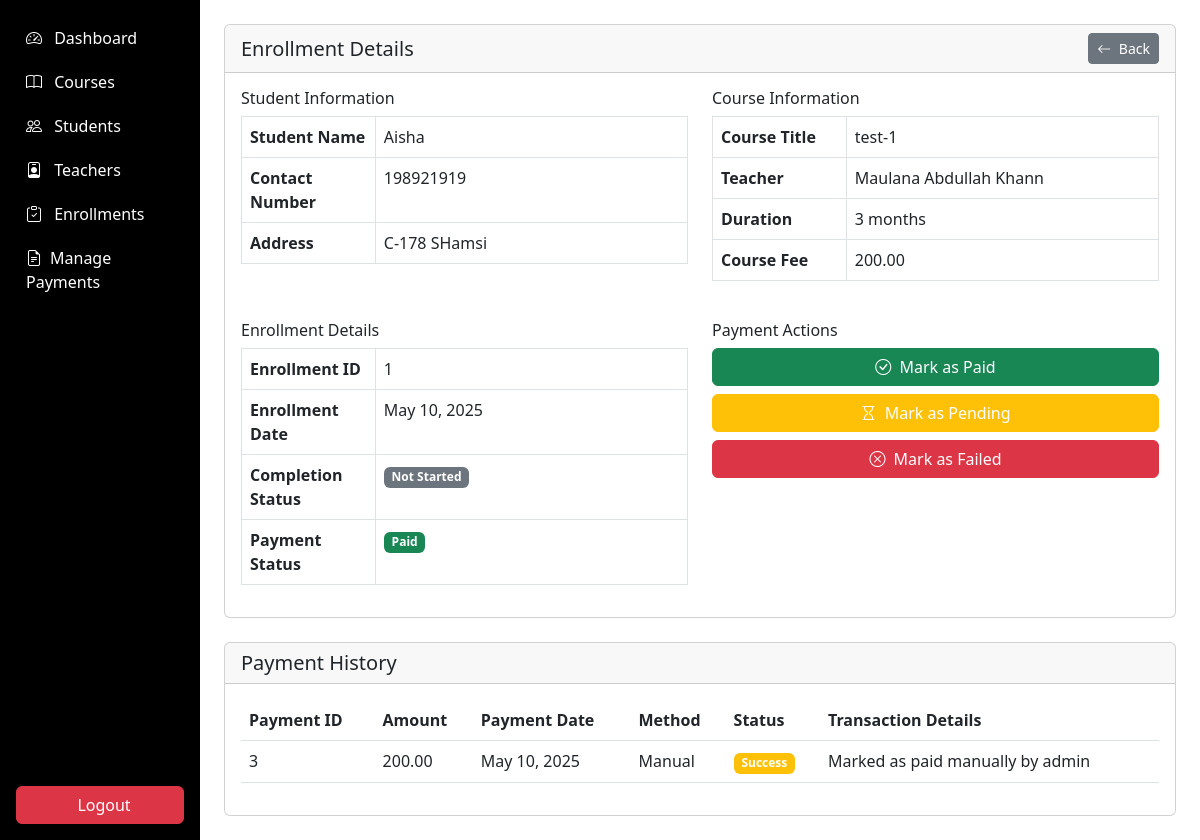
Screenshot of /admin/enrollments/view_enrollment.php?id=1 (signed in) with the database file from the repository.
### tables this page shows
CREATE TABLE `enrollments` (
  `enrollment_id` int(11) NOT NULL,
  `student_id` int(11) NOT NULL,
  `course_id` int(11) NOT NULL,
  `enrollment_date` timestamp NOT NULL DEFAULT current_timestamp(),
  `completion_status` enum('not_started','in_progress','completed') DEFAULT 'not_started',
  `payment_status` enum('pending','paid','failed') DEFAULT 'pending',
  `transaction_id` varchar(100) DEFAULT NULL
);

CREATE TABLE `students` (
  `student_id` int(11) NOT NULL,
  `user_id` int(11) NOT NULL,
  `full_name` varchar(100) NOT NULL,
  `address` text DEFAULT NULL,
  `contact_number` varchar(20) DEFAULT NULL,
  `parent_name` varchar(100) DEFAULT NULL,
  `parent_contact` varchar(20) DEFAULT NULL,
  `previous_education` text DEFAULT NULL,
  `profile_image` varchar(255) DEFAULT NULL
);

CREATE TABLE `courses` (
  `course_id` int(11) NOT NULL,
  `title` varchar(100) NOT NULL,
  `description` text DEFAULT NULL,
  `image_url` varchar(255) DEFAULT NULL,
  `teacher_id` int(11) DEFAULT NULL,
  `duration` varchar(50) DEFAULT NULL,
  `price` decimal(10,2) DEFAULT NULL,
  `is_featured` tinyint(1) DEFAULT 0,
  `created_at` timestamp NOT NULL DEFAULT current_timestamp(),
  `updated_at` timestamp NOT NULL DEFAULT current_timestamp() ON UPDATE current_timestamp(),
  `is_deleted` tinyint(1) DEFAULT 0,
  `status` enum('draft','ready','started','completed') DEFAULT 'draft'
);

CREATE TABLE `teachers` (
  `teacher_id` int(11) NOT NULL,
  `user_id` int(11) NOT NULL,
  `full_name` varchar(100) NOT NULL,
  `specialization` varchar(100) DEFAULT NULL,
  `bio` text DEFAULT NULL,
  `qualifications` text DEFAULT NULL,
  `contact_number` varchar(20) DEFAULT NULL,
  `profile_image` varchar(255) DEFAULT NULL
);

CREATE TABLE `payments` (
  `payment_id` int(11) NOT NULL,
  `enrollment_id` int(11) NOT NULL,
  `amount` decimal(10,2) NOT NULL,
  `payment_date` timestamp NOT NULL DEFAULT current_timestamp(),
  `payment_method` varchar(50) DEFAULT NULL,
  `status` enum('success','failed','pending') DEFAULT 'pending',
  `transaction_details` text DEFAULT NULL
);

### admin/enrollments/view_enrollment.php (the view, shortened to what this page needs)
<?php
require_once '../../includes/auth.php';
$enrollmentId = $_GET['id'];
$stmt = $db->prepare("
    SELECT e.*,
           s.full_name as student_name, s.contact_number as student_contact, s.address as student_address,
           c.title as course_title, c.price as course_price, c.duration as course_duration,
           t.full_name as teacher_name
    FROM enrollments e
    JOIN students s ON e.student_id = s.student_id
    JOIN courses c ON e.course_id = c.course_id
    LEFT JOIN teachers t ON c.teacher_id = t.teacher_id
    WHERE e.enrollment_id = ?
");
$stmt->execute([$enrollmentId]);
$enrollment = $stmt->fetch();
$stmt2 = $db->prepare("
    SELECT * FROM payments
    WHERE enrollment_id = ?
    ORDER BY payment_date DESC
");
$stmt2->execute([$enrollmentId]);
$payments = $stmt2->fetchAll();
?>
<!DOCTYPE html>
<html lang="en">
<head>
</head>
<body>
   <div class="container-fluid">
  <div class="row">
    <nav class="col-md-2 d-none d-md-block p-0 bg-dark sidebar" id="sidebar">
      <?php include '../includes/sidebar.php'; ?>
    </nav>
        <main class="col-md-10 ms-sm-auto p-4">
                <div class="card mb-4">
                    <div class="card-header d-flex justify-content-between align-items-center">
                        <h5 class="mb-0">Enrollment Details</h5>
                        <div>
                            <a href="manage_enrollments.php" class="btn btn-sm btn-secondary">
                                <i class="bi bi-arrow-left me-1"></i> Back
                            </a>
                        </div>
                    </div>
                    <div class="card-body">
                        <div class="row">
                            <div class="col-md-6">
                                <h6>Student Information</h6>
                                <table class="table table-bordered">
                                    <tr>
                                        <th width="30%">Student Name</th>
                                        <td><?= htmlspecialchars($enrollment['student_name']) ?></td>
                                    </tr>
                                    <tr>
                                        <th>Contact Number</th>
                                        <td><?= htmlspecialchars($enrollment['student_contact']) ?></td>
                                    </tr>
                                    <tr>
                                        <th>Address</th>
                                        <td><?= htmlspecialchars($enrollment['student_address']) ?></td>
                                    </tr>
                                </table>
                            </div>
                            <div class="col-md-6">
                                <h6>Course Information</h6>
                                <table class="table table-bordered">
                                    <tr>
                                        <th width="30%">Course Title</th>
                                        <td><?= htmlspecialchars($enrollment['course_title']) ?></td>
                                    </tr>
                                    <tr>
                                        <th>Teacher</th>
                                        <td><?= htmlspecialchars($enrollment['teacher_name'] ?? 'N/A') ?></td>
                                    </tr>
                                    <tr>
                                        <th>Duration</th>
                                        <td><?= htmlspecialchars($enrollment['course_duration']) ?></td>
                                    </tr>
                                    <tr>
                                        <th>Course Fee</th>
                                        <td><?= number_format($enrollment['course_price'], 2) ?></td>
                                    </tr>
                                </table>
                            </div>
                        </div>
                        <div class="row mt-4">
                            <div class="col-md-6">
                                <h6>Enrollment Details</h6>
                                <table class="table table-bordered">
                                    <tr>
                                        <th width="30%">Enrollment ID</th>
                                        <td><?= $enrollment['enrollment_id'] ?></td>
                                    </tr>
                                    <tr>
                                        <th>Enrollment Date</th>
                                        <td><?= date('M d, Y', strtotime($enrollment['enrollment_date'])) ?></td>
                                    </tr>
                                    <tr>
                                        <th>Completion Status</th>
                                        <td>
                                            <?php
                                            $statusClass = [
                                                'not_started' => 'secondary',
                                                'in_progress' => 'info',
                                                'completed' => 'success'
                                            ];
                                            ?>
                                            <span class="badge bg-<?= $statusClass[$enrollment['completion_status']] ?>">
                                                <?= ucwords(str_replace('_', ' ', $enrollment['completion_status'])) ?>
                                            </span>
                                        </td>
                                    </tr>
                                    <tr>
                                        <th>Payment Status</th>
                                        <td>
                                            <span class="badge bg-<?= $enrollment['payment_status'] === 'paid' ? 'success' : ($enrollment['payment_status'] === 'failed' ? 'danger' : 'warning') ?>">
                                                <?= ucfirst($enrollment['payment_status']) ?>
                                            </span>
                                        </td>
                                    </tr>
                                </table>
                            </div>
                            <div class="col-md-6">
                                <h6>Payment Actions</h6>
                                <div class="d-grid gap-2">
                                    <a href="?id=<?= $enrollmentId ?>&mark=paid" class="btn btn-success" onclick="return confirm('Mark as paid?')">
                                        <i class="bi bi-check-circle me-1"></i> Mark as Paid
                                    </a>
                                    <a href="?id=<?= $enrollmentId ?>&mark=pending" class="btn btn-warning text-white" onclick="return confirm('Mark as pending?')">
                                        <i class="bi bi-hourglass me-1"></i> Mark as Pending
                                    </a>
                                    <a href="?id=<?= $enrollmentId ?>&mark=failed" class="btn btn-danger" onclick="return confirm('Mark as failed?')">
                                        <i class="bi bi-x-circle me-1"></i> Mark as Failed
                                    </a>
                                </div>
                            </div>
                        </div>
                    </div>
                </div>
                <div class="card">
                    <div class="card-header">
                        <h5 class="mb-0">Payment History</h5>
                    </div>
                    <div class="card-body">
                        <?php if (empty($payments)): ?>
                        <div class="alert alert-info">No payment records found.</div>
                        <?php else: ?>
                        <div class="table-responsive">
                            <table class="table table-hover">
                                <thead>
                                    <tr>
                                        <th>Payment ID</th>
                                        <th>Amount</th>
                                        <th>Payment Date</th>
                                        <th>Method</th>
                                        <th>Status</th>
                                        <th>Transaction Details</th>
                                    </tr>
                                </thead>
                                <tbody>
                                    <?php foreach ($payments as $payment): ?>
                                    <tr>
                                        <td><?= $payment['payment_id'] ?></td>
                                        <td><?= number_format($payment['amount'], 2) ?></td>
                                        <td><?= date('M d, Y', strtotime($payment['payment_date'])) ?></td>
                                        <td><?= ucfirst($payment['payment_method']) ?></td>
                                        <td>
                                            <span class="badge bg-<?= $payment['status'] === 'paid' ? 'success' : ($payment['status'] === 'failed' ? 'danger' : 'warning') ?>">
                                                <?= ucfirst($payment['status']) ?>
                                            </span>
                                        </td>
                                        <td><?= htmlspecialchars($payment['transaction_details']) ?></td>
                                    </tr>
                                    <?php endforeach; ?>
                                </tbody>
                            </table>
                        </div>
                        <?php endif; ?>
                    </div>
                </div>
            </div>
        </div>
</body>
</html>

### admin/includes/sidebar.php (style rules this page uses)
.sidebar { background-color:black; }

### rows the page displays
enrollments: student.full_name "Aisha", student.contact_number "198921919", student.address "C-178 SHamsi", course.title "test-1", teachers.full_name "Maulana Abdullah Khann", course.duration "3 months", course.price "200.00", enrollment_id "1", enrollment_date "May 10, 2025", completion_status "Not Started", payment_status "Paid"
payments: payment_id "3", amount "200.00", payment_date "May 10, 2025", payment_method "Manual", status "Success", transaction_details "Marked as paid manually by admin"
